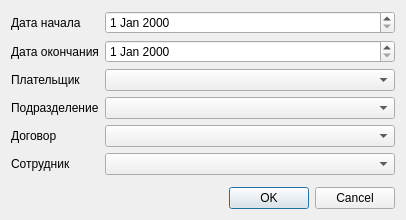
<?xml version="1.0" encoding="UTF-8"?>
<ui version="4.0">
 <class>ReportOrgByDoctorSetupDialog</class>
 <widget class="QDialog" name="ReportOrgByDoctorSetupDialog">
  <property name="geometry">
   <rect>
    <x>0</x>
    <y>0</y>
    <width>400</width>
    <height>203</height>
   </rect>
  </property>
  <property name="windowTitle">
   <string>Dialog</string>
  </property>
  <layout class="QFormLayout" name="formLayout">
   <item row="0" column="0">
    <widget class="QLabel" name="label">
     <property name="text">
      <string>Дата начала</string>
     </property>
    </widget>
   </item>
   <item row="0" column="1">
    <widget class="CDateEdit" name="edtBegDate">
     <property name="sizePolicy">
      <sizepolicy hsizetype="Expanding" vsizetype="Fixed">
       <horstretch>0</horstretch>
       <verstretch>0</verstretch>
      </sizepolicy>
     </property>
    </widget>
   </item>
   <item row="1" column="0">
    <widget class="QLabel" name="label_2">
     <property name="text">
      <string>Дата окончания</string>
     </property>
    </widget>
   </item>
   <item row="1" column="1">
    <widget class="CDateEdit" name="edtEndDate">
     <property name="sizePolicy">
      <sizepolicy hsizetype="Expanding" vsizetype="Fixed">
       <horstretch>0</horstretch>
       <verstretch>0</verstretch>
      </sizepolicy>
     </property>
    </widget>
   </item>
   <item row="2" column="0">
    <widget class="QLabel" name="label_3">
     <property name="text">
      <string>Плательщик</string>
     </property>
    </widget>
   </item>
   <item row="2" column="1">
    <widget class="COrgComboBox" name="cmbOrganisation">
     <property name="sizePolicy">
      <sizepolicy hsizetype="Expanding" vsizetype="Fixed">
       <horstretch>0</horstretch>
       <verstretch>0</verstretch>
      </sizepolicy>
     </property>
    </widget>
   </item>
   <item row="3" column="0">
    <widget class="QLabel" name="label_4">
     <property name="text">
      <string>Подразделение</string>
     </property>
    </widget>
   </item>
   <item row="3" column="1">
    <widget class="COrgStructureComboBox" name="cmbOrgStruct">
     <property name="sizePolicy">
      <sizepolicy hsizetype="Expanding" vsizetype="Fixed">
       <horstretch>0</horstretch>
       <verstretch>0</verstretch>
      </sizepolicy>
     </property>
    </widget>
   </item>
   <item row="4" column="0">
    <widget class="QLabel" name="label_5">
     <property name="text">
      <string>Договор</string>
     </property>
    </widget>
   </item>
   <item row="4" column="1">
    <widget class="CContractComboBox" name="cmbContract">
     <property name="sizePolicy">
      <sizepolicy hsizetype="Expanding" vsizetype="Fixed">
       <horstretch>0</horstretch>
       <verstretch>0</verstretch>
      </sizepolicy>
     </property>
    </widget>
   </item>
   <item row="6" column="1">
    <spacer name="verticalSpacer">
     <property name="orientation">
      <enum>Qt::Vertical</enum>
     </property>
     <property name="sizeHint" stdset="0">
      <size>
       <width>290</width>
       <height>0</height>
      </size>
     </property>
    </spacer>
   </item>
   <item row="7" column="0" colspan="2">
    <widget class="QDialogButtonBox" name="buttonBox">
     <property name="orientation">
      <enum>Qt::Horizontal</enum>
     </property>
     <property name="standardButtons">
      <set>QDialogButtonBox::Cancel|QDialogButtonBox::Ok</set>
     </property>
    </widget>
   </item>
   <item row="5" column="1">
    <widget class="CPersonComboBoxEx" name="cmbPerson">
     <property name="sizePolicy">
      <sizepolicy hsizetype="Expanding" vsizetype="Fixed">
       <horstretch>0</horstretch>
       <verstretch>0</verstretch>
      </sizepolicy>
     </property>
    </widget>
   </item>
   <item row="5" column="0">
    <widget class="QLabel" name="label_6">
     <property name="text">
      <string>Сотрудник</string>
     </property>
    </widget>
   </item>
  </layout>
 </widget>
 <customwidgets>
  <customwidget>
   <class>CDateEdit</class>
   <extends>QDateEdit</extends>
   <header>library/DateEdit</header>
  </customwidget>
  <customwidget>
   <class>CContractComboBox</class>
   <extends>QComboBox</extends>
   <header>Accounting/ContractComboBox</header>
  </customwidget>
  <customwidget>
   <class>COrgComboBox</class>
   <extends>QComboBox</extends>
   <header>Orgs/OrgComboBox</header>
  </customwidget>
  <customwidget>
   <class>COrgStructureComboBox</class>
   <extends>QComboBox</extends>
   <header>Orgs/OrgStructComboBoxes</header>
  </customwidget>
  <customwidget>
   <class>CPersonComboBoxEx</class>
   <extends>QComboBox</extends>
   <header>Orgs/PersonComboBoxEx</header>
  </customwidget>
 </customwidgets>
 <resources/>
 <connections>
  <connection>
   <sender>buttonBox</sender>
   <signal>rejected()</signal>
   <receiver>ReportOrgByDoctorSetupDialog</receiver>
   <slot>reject()</slot>
   <hints>
    <hint type="sourcelabel">
     <x>316</x>
     <y>260</y>
    </hint>
    <hint type="destinationlabel">
     <x>286</x>
     <y>274</y>
    </hint>
   </hints>
  </connection>
 </connections>
</ui>
